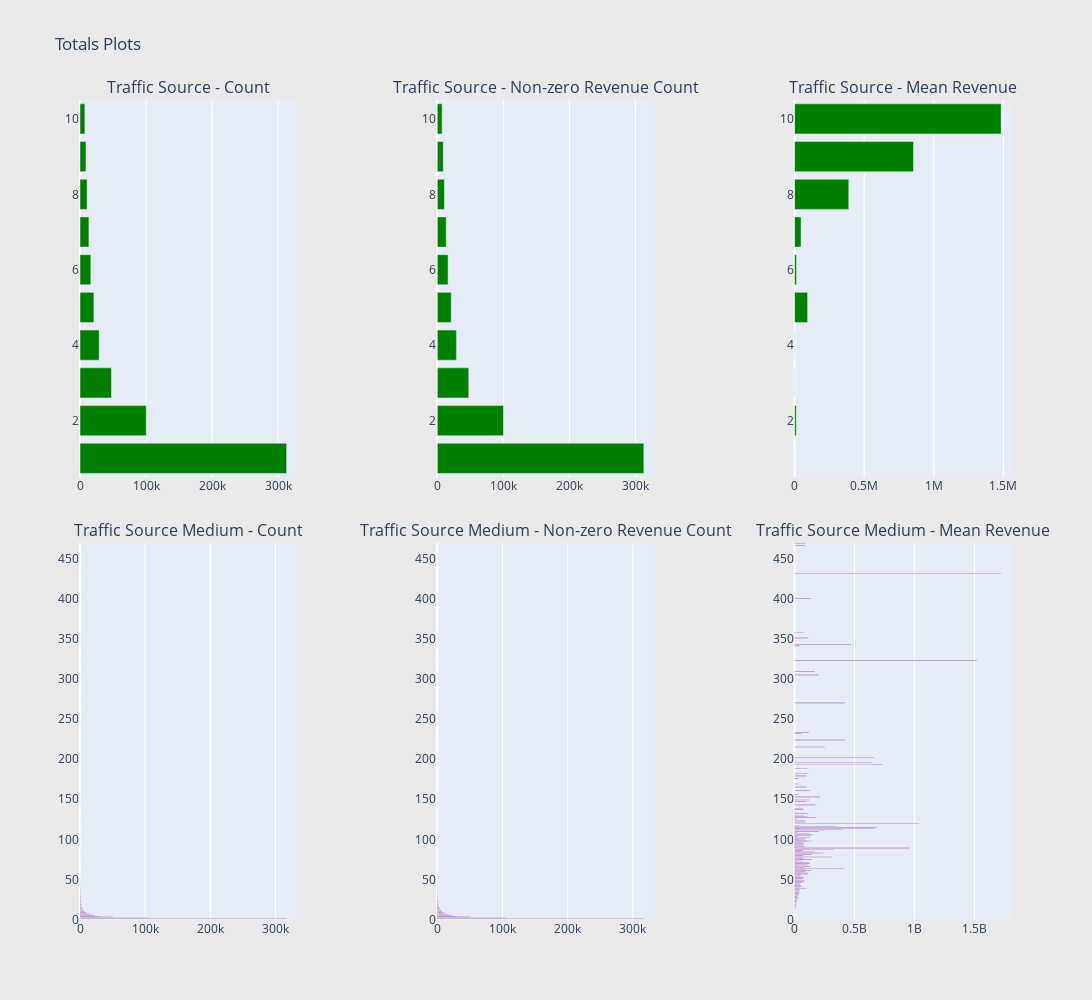

The notebook cell saved with this chart:
### Code cell
cnt_srs = df.groupby('totals_hits')['totals_transactionRevenue'].agg(['size', 'count', 'mean'])
cnt_srs.columns = ["count", "count of non-zero revenue", "mean"]
cnt_srs = cnt_srs.sort_values(by="count", ascending=False)
trace1 = horizontal_bar_chart(cnt_srs["count"].head(10), 'green')
trace2 = horizontal_bar_chart(cnt_srs["count of non-zero revenue"].head(10), 'green')
trace3 = horizontal_bar_chart(cnt_srs["mean"].head(10), 'green')

# Sub-continent
cnt_srs = df.groupby('totals_pageviews')['totals_transactionRevenue'].agg(['size', 'count', 'mean'])
cnt_srs.columns = ["count", "count of non-zero revenue", "mean"]
cnt_srs = cnt_srs.sort_values(by="count", ascending=False)
trace4 = horizontal_bar_chart(cnt_srs["count"], 'purple')
trace5 = horizontal_bar_chart(cnt_srs["count of non-zero revenue"], 'purple')
trace6 = horizontal_bar_chart(cnt_srs["mean"], 'purple')

# Creating two subplots
fig = tools.make_subplots(rows=2, cols=3, vertical_spacing=0.08, horizontal_spacing=0.15, 
                          subplot_titles=["Traffic Source - Count", "Traffic Source - Non-zero Revenue Count", "Traffic Source - Mean Revenue",
                                          "Traffic Source Medium - Count",  "Traffic Source Medium - Non-zero Revenue Count", "Traffic Source Medium - Mean Revenue"
                                          ])

fig.append_trace(trace1, 1, 1)
fig.append_trace(trace2, 1, 2)
fig.append_trace(trace3, 1, 3)
fig.append_trace(trace4, 2, 1)
fig.append_trace(trace5, 2, 2)
fig.append_trace(trace6, 2, 3)

fig['layout'].update(height=1000, width=1200, paper_bgcolor='rgb(233,233,233)', title="Totals Plots")
iplot(fig, filename='totals-plots')

### Figure 1 — Plotly figure (JSON) as saved in the notebook; plotly's stock layout.template omitted (floating-point values rounded to 4 significant figures; data arrays with more than 128 entries replaced by an {"elided": "..."} marker saying what was removed)
{"data": [{"marker": {"color": "green"}, "orientation": "h", "showlegend": false, "type": "bar", "x": [7393, 9036, 10797, 13484, 16383, 21056, 29000, 47636, 100287, 312796], "xaxis": "x", "y": [10, 9, 8, 7, 6, 5, 4, 3, 2, 1], "yaxis": "y"}, {"marker": {"color": "green"}, "orientation": "h", "showlegend": false, "type": "bar", "x": [7393, 9036, 10797, 13484, 16383, 21056, 29000, 47636, 100287, 312796], "xaxis": "x2", "y": [10, 9, 8, 7, 6, 5, 4, 3, 2, 1], "yaxis": "y2"}, {"marker": {"color": "green"}, "orientation": "h", "showlegend": false, "type": "bar", "x": [1484000.0, 854200.0, 389500.0, 46700.0, 13940.0, 94090.0, 1682.0, 2064.0, 12110.0, 0], "xaxis": "x3", "y": [10, 9, 8, 7, 6, 5, 4, 3, 2, 1], "yaxis": "y3"}, {"marker": {"color": "purple"}, "orientation": "h", "showlegend": false, "type": "bar", "x": {"elided": "206 int values"}, "xaxis": "x4", "y": {"elided": "206 int values"}, "yaxis": "y4"}, {"marker": {"color": "purple"}, "orientation": "h", "showlegend": false, "type": "bar", "x": {"elided": "206 int values"}, "xaxis": "x5", "y": {"elided": "206 int values"}, "yaxis": "y5"}, {"marker": {"color": "purple"}, "orientation": "h", "showlegend": false, "type": "bar", "x": {"elided": "206 float values"}, "xaxis": "x6", "y": {"elided": "206 int values"}, "yaxis": "y6"}], "layout": {"annotations": [{"font": {"size": 16}, "showarrow": false, "text": "Traffic Source - Count", "x": 0.1167, "xanchor": "center", "xref": "paper", "y": 1, "yanchor": "bottom", "yref": "paper"}, {"font": {"size": 16}, "showarrow": false, "text": "Traffic Source - Non-zero Revenue Count", "x": 0.5, "xanchor": "center", "xref": "paper", "y": 1, "yanchor": "bottom", "yref": "paper"}, {"font": {"size": 16}, "showarrow": false, "text": "Traffic Source - Mean Revenue", "x": 0.8833, "xanchor": "center", "xref": "paper", "y": 1, "yanchor": "bottom", "yref": "paper"}, {"font": {"size": 16}, "showarrow": false, "text": "Traffic Source Medium - Count", "x": 0.1167, "xanchor": "center", "xref": "paper", "y": 0.46, "yanchor": "bottom", "yref": "paper"}, {"font": {"size": 16}, "showarrow": false, "text": "Traffic Source Medium - Non-zero Revenue Count", "x": 0.5, "xanchor": "center", "xref": "paper", "y": 0.46, "yanchor": "bottom", "yref": "paper"}, {"font": {"size": 16}, "showarrow": false, "text": "Traffic Source Medium - Mean Revenue", "x": 0.8833, "xanchor": "center", "xref": "paper", "y": 0.46, "yanchor": "bottom", "yref": "paper"}], "height": 1000, "paper_bgcolor": "rgb(233,233,233)", "title": {"text": "Totals Plots"}, "width": 1200, "xaxis": {"anchor": "y", "domain": [0, 0.2333]}, "xaxis2": {"anchor": "y2", "domain": [0.3833, 0.6167]}, "xaxis3": {"anchor": "y3", "domain": [0.7667, 1.0]}, "xaxis4": {"anchor": "y4", "domain": [0, 0.2333]}, "xaxis5": {"anchor": "y5", "domain": [0.3833, 0.6167]}, "xaxis6": {"anchor": "y6", "domain": [0.7667, 1.0]}, "yaxis": {"anchor": "x", "domain": [0.54, 1]}, "yaxis2": {"anchor": "x2", "domain": [0.54, 1]}, "yaxis3": {"anchor": "x3", "domain": [0.54, 1]}, "yaxis4": {"anchor": "x4", "domain": [0, 0.46]}, "yaxis5": {"anchor": "x5", "domain": [0, 0.46]}, "yaxis6": {"anchor": "x6", "domain": [0, 0.46]}}}
